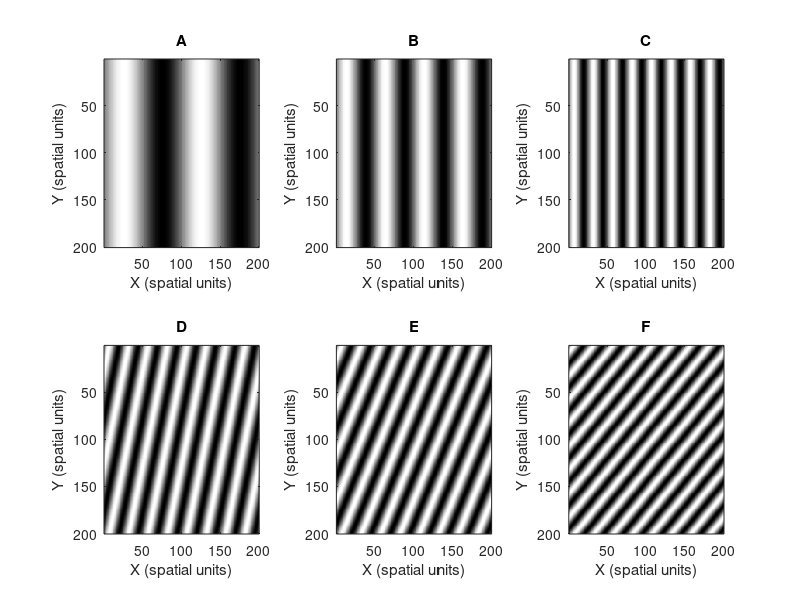

This chart was generated by the following MATLAB code:
%%%%%%%%%%%%%%%%%%%%%%%%%%%%%%%%%%%%%%%%%%%%%%%%%%%%%%%%%%%%%%%%%%%%%%%%
% Title: Multidimensional Signal Processing
% Filename: Tipton_EGR532_Lab2PartA.m
% Author: Natalie Tipton
% Date: 1/29/18
% Instructor: Dr. Rhodes
% Description: This script completes steps outlines in LE #2 Part A
%%%%%%%%%%%%%%%%%%%%%%%%%%%%%%%%%%%%%%%%%%%%%%%%%%%%%%%%%%%%%%%%%%%%%%%%

%%%%%%%% Part A %%%%%%%%%%

%create delta x and delta y
x_A = 0 : 0.01 : 1.99;
rows = 0 : 0.01 : 1.99;
y_A = rows(:);

%declare different u naughts
u0_a = 1;
u0_b = 2;
u0_c = 4;
u0_d = 4;
u0_e = 4;
u0_f = 4;

%declare different v naughts
v0_a = 0;
v0_b = 0;
v0_c = 0;
v0_d = 1;
v0_e = 2;
v0_f = 4;

%calculate sinusoids with different fundamental frequencies
fa = sin(2*pi*((u0_a * x_A) + (v0_a * y_A)));
fb = sin(2*pi*(u0_b * x_A + v0_b * y_A));
fc = sin(2*pi*(u0_c * x_A + v0_c * y_A));
fd = sin(2*pi*(u0_d * x_A + v0_d * y_A));
fe = sin(2*pi*(u0_e * x_A + v0_e * y_A));
ff = sin(2*pi*((u0_f * x_A) + (v0_f * y_A)));

%in subplots on a new figure, plot each of the above sinusoids

figure (1)
colormap gray;      %plot in grayscale
subplot(2,3,1)
imagesc(fa)
title("A")
xlabel("X (spatial units)");
ylabel("Y (spatial units)");
subplot(2,3,2)
imagesc(fb)
title("B")
xlabel("X (spatial units)");
ylabel("Y (spatial units)");
subplot(2,3,3)
imagesc(fc)
title("C")
xlabel("X (spatial units)");
ylabel("Y (spatial units)");
subplot(2,3,4)
imagesc(fd)
title("D")
xlabel("X (spatial units)");
ylabel("Y (spatial units)");
subplot(2,3,5)
imagesc(fe)
title("E")
xlabel("X (spatial units)");
ylabel("Y (spatial units)");
subplot(2,3,6)
imagesc(ff)
title("F")
xlabel("X (spatial units)");
ylabel("Y (spatial units)");

